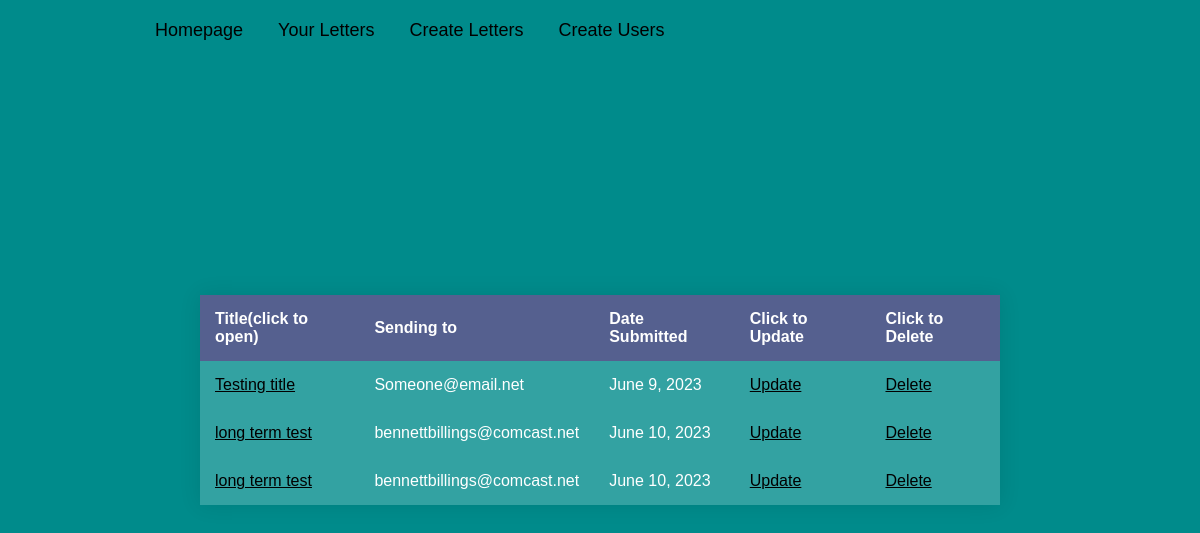
Page /letter on the earlier database version.
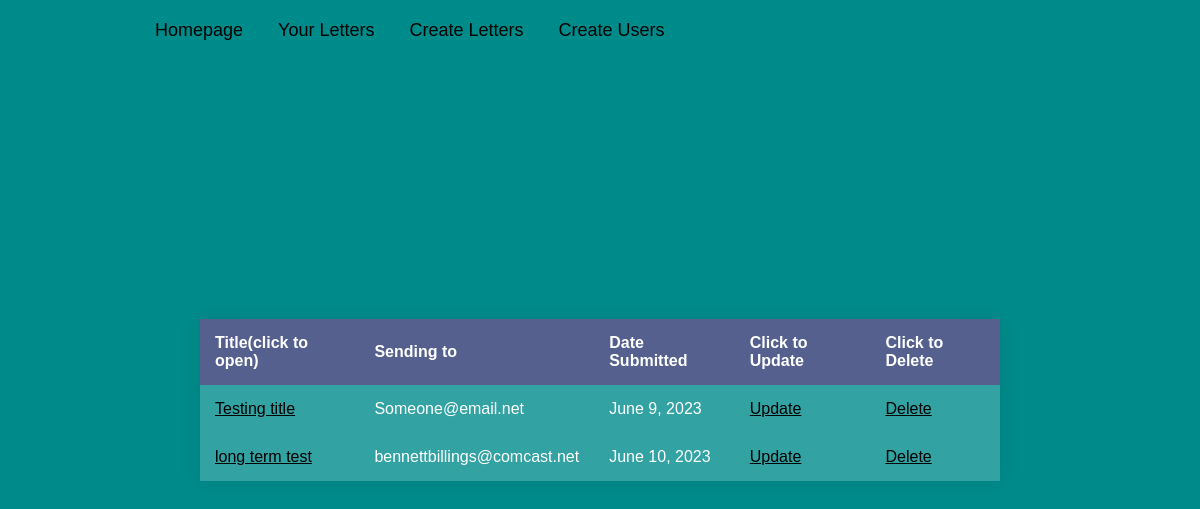
Same page on the later database version.
### letter/models.py (models this page shows, shortened)
class Letter(models.Model):
    first_name = models.CharField(max_length=30, null=True)
    last_name = models.CharField(max_length=30, null=True)
    send_to = models.EmailField()
    title = models.CharField(max_length=50)
    content = models.TextField()
    ending = models.CharField(max_length=50)
    date_to_send = models.DateField()
    submitted = models.DateField(auto_now_add=True)
    class Meta:
        ordering = ['submitted']

### letter/views.py (the view)
# urls.py: path('letter', views.LetterView.as_view(), name='letter'),
class LetterView(ListView):
    template_name = 'letter/letter.html'
    model = Letter

### letter/templates/letter/letter.html (shortened to what this page needs)
{% extends 'base.html' %}
{% load static %}
{% block content %}
    <div class="container">
        <table class="letter-table">
            <thead>
                <tr>
                    <th>Title(click to open)</th>
                    <th>Sending to</th>
                    <th>Date Submitted</th>
                    <th>Click to Update</th>
                    <th>Click to Delete</th>
                </tr>
            </thead>
            <tbody>
            {% for letter in object_list %}
                <tr>
                    <td><a id="view_content_letter" class="nav-view_content-a{% if request.path == content_view_letter %} current-page{% endif %}" href="{% url 'content_view_letter' letter.id %}">{{ letter.title }}</a></td>
                    <td>{{ letter.send_to }}</td>
                    <td>{{ letter.submitted }}</td>
                    <td><a id="update-letter-a" class="nav-update-a{% if request.path == update_letter %} current-page{% endif %}" href="{% url 'update_letter' letter.id %}">Update</a></td>
                    <td><a id="delete-letter-a" class="nav-delete-a{% if request.path == delete_letter %} current-page{% endif %}" href="{% url 'delete_letter' letter.id %}">Delete</a></td>
                </tr>
            {% endfor %}
            </tbody>
        </table>
    </div>
{% endblock content %}

Differences in the rows shown:
removed Letter: title "long term test", send_to "bennettbillings@comcast.net", submitted "June 10, 2023"
